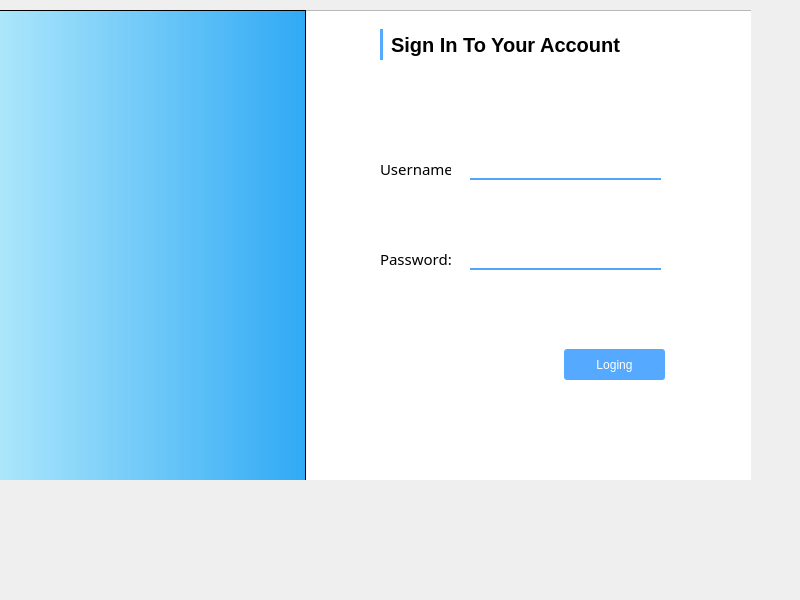
<?xml version="1.0" encoding="UTF-8"?>
<ui version="4.0">
 <author>Ngane Emmanuel</author>
 <class>Widget</class>
 <widget class="QWidget" name="Widget">
  <property name="geometry">
   <rect>
    <x>0</x>
    <y>0</y>
    <width>800</width>
    <height>600</height>
   </rect>
  </property>
  <property name="windowTitle">
   <string>Widget</string>
  </property>
  <widget class="QWidget" name="gridLayoutWidget">
   <property name="geometry">
    <rect>
     <x>0</x>
     <y>9</y>
     <width>751</width>
     <height>471</height>
    </rect>
   </property>
   <layout class="QGridLayout" name="gridLayout">
    <item row="0" column="0">
     <widget class="QGroupBox" name="groupBox">
      <property name="title">
       <string>GroupBox</string>
      </property>
      <widget class="QTextBrowser" name="textBrowser">
       <property name="geometry">
        <rect>
         <x>-5</x>
         <y>1</y>
         <width>761</width>
         <height>471</height>
        </rect>
       </property>
      </widget>
      <widget class="QTextBrowser" name="textBrowser_2">
       <property name="geometry">
        <rect>
         <x>-5</x>
         <y>1</y>
         <width>311</width>
         <height>471</height>
        </rect>
       </property>
       <property name="styleSheet">
        <string notr="true">background-color: qlineargradient(spread:pad, x1:0, y1:0, x2:1, y2:0, stop:0 rgba(95, 208, 248, 0.51), stop:1 rgba(14, 155, 243, 0.86))</string>
       </property>
       <property name="html">
        <string>&lt;!DOCTYPE HTML PUBLIC &quot;-//W3C//DTD HTML 4.0//EN&quot; &quot;http://www.w3.org/TR/REC-html40/strict.dtd&quot;&gt;
&lt;html&gt;&lt;head&gt;&lt;meta name=&quot;qrichtext&quot; content=&quot;1&quot; /&gt;&lt;meta charset=&quot;utf-8&quot; /&gt;&lt;style type=&quot;text/css&quot;&gt;
p, li { white-space: pre-wrap; }
hr { height: 1px; border-width: 0; }
li.unchecked::marker { content: &quot;\2610&quot;; }
li.checked::marker { content: &quot;\2612&quot;; }
&lt;/style&gt;&lt;/head&gt;&lt;body style=&quot; font-family:'Segoe UI'; font-size:9pt; font-weight:400; font-style:normal;&quot;&gt;
&lt;p style=&quot; margin-top:0px; margin-bottom:0px; margin-left:0px; margin-right:0px; -qt-block-indent:0; text-indent:0px;&quot;&gt;&lt;span style=&quot; font-family:'MS Shell Dlg 2'; font-size:8.25pt;&quot;&gt;&lt;br /&gt;&lt;/span&gt;&lt;/p&gt;&lt;/body&gt;&lt;/html&gt;</string>
       </property>
      </widget>
      <widget class="QLineEdit" name="username">
       <property name="geometry">
        <rect>
         <x>470</x>
         <y>130</y>
         <width>191</width>
         <height>41</height>
        </rect>
       </property>
       <property name="styleSheet">
        <string notr="true">QLineEdit{
	border: none;
	border-bottom: 2px solid rgb(83, 165, 248);
}</string>
       </property>
      </widget>
      <widget class="QLineEdit" name="password">
       <property name="geometry">
        <rect>
         <x>470</x>
         <y>220</y>
         <width>191</width>
         <height>41</height>
        </rect>
       </property>
       <property name="styleSheet">
        <string notr="true">QLineEdit{
	border: none;
	border-bottom: 2px solid rgb(83, 165, 248);
}</string>
       </property>
      </widget>
      <widget class="QLabel" name="label">
       <property name="geometry">
        <rect>
         <x>380</x>
         <y>150</y>
         <width>71</width>
         <height>20</height>
        </rect>
       </property>
       <property name="styleSheet">
        <string notr="true">QLabel{
	font-size: 15px;
	font-style: bold;
	font-family: sans-serif;
}
</string>
       </property>
       <property name="text">
        <string>Username:</string>
       </property>
      </widget>
      <widget class="QLabel" name="label_2">
       <property name="geometry">
        <rect>
         <x>380</x>
         <y>240</y>
         <width>71</width>
         <height>20</height>
        </rect>
       </property>
       <property name="styleSheet">
        <string notr="true">QLabel{
	font-size: 15px;
	font-style: bold;
	font-family: sans-serif;
}
</string>
       </property>
       <property name="text">
        <string>Password:</string>
       </property>
      </widget>
      <widget class="QPushButton" name="loginBtn">
       <property name="geometry">
        <rect>
         <x>564</x>
         <y>340</y>
         <width>101</width>
         <height>31</height>
        </rect>
       </property>
       <property name="styleSheet">
        <string notr="true">QPushButton{
	border: none;
	border-radius: 3px;
	color: #fff;
	background: rgb(85, 170, 255);
}

QPushButton:hover{
	box-shadow: 5px 10px 18px #888888;
}</string>
       </property>
       <property name="text">
        <string>Loging</string>
       </property>
      </widget>
      <widget class="QLabel" name="label_3">
       <property name="geometry">
        <rect>
         <x>380</x>
         <y>20</y>
         <width>281</width>
         <height>31</height>
        </rect>
       </property>
       <property name="font">
        <font>
         <family>MS Sans Serif</family>
         <pointsize>15</pointsize>
         <bold>true</bold>
        </font>
       </property>
       <property name="styleSheet">
        <string notr="true">QLabel{
	border: none;
	border-left: 3px solid ;
	padding-left: 3px;
	border-color: rgb(85, 170, 255);
}</string>
       </property>
       <property name="text">
        <string>Sign In To Your Account</string>
       </property>
      </widget>
     </widget>
    </item>
   </layout>
  </widget>
 </widget>
 <resources/>
 <connections/>
</ui>
